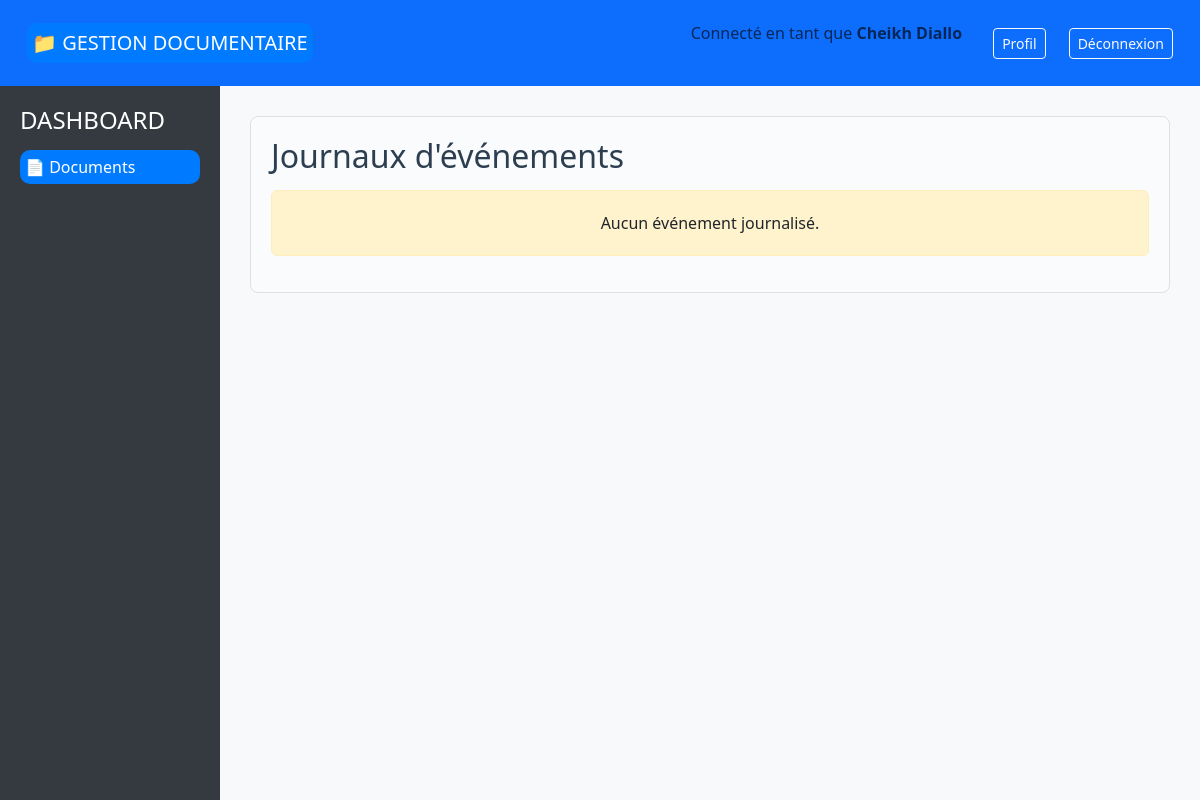
Before: /journaux/ (signed in) with the older database file.
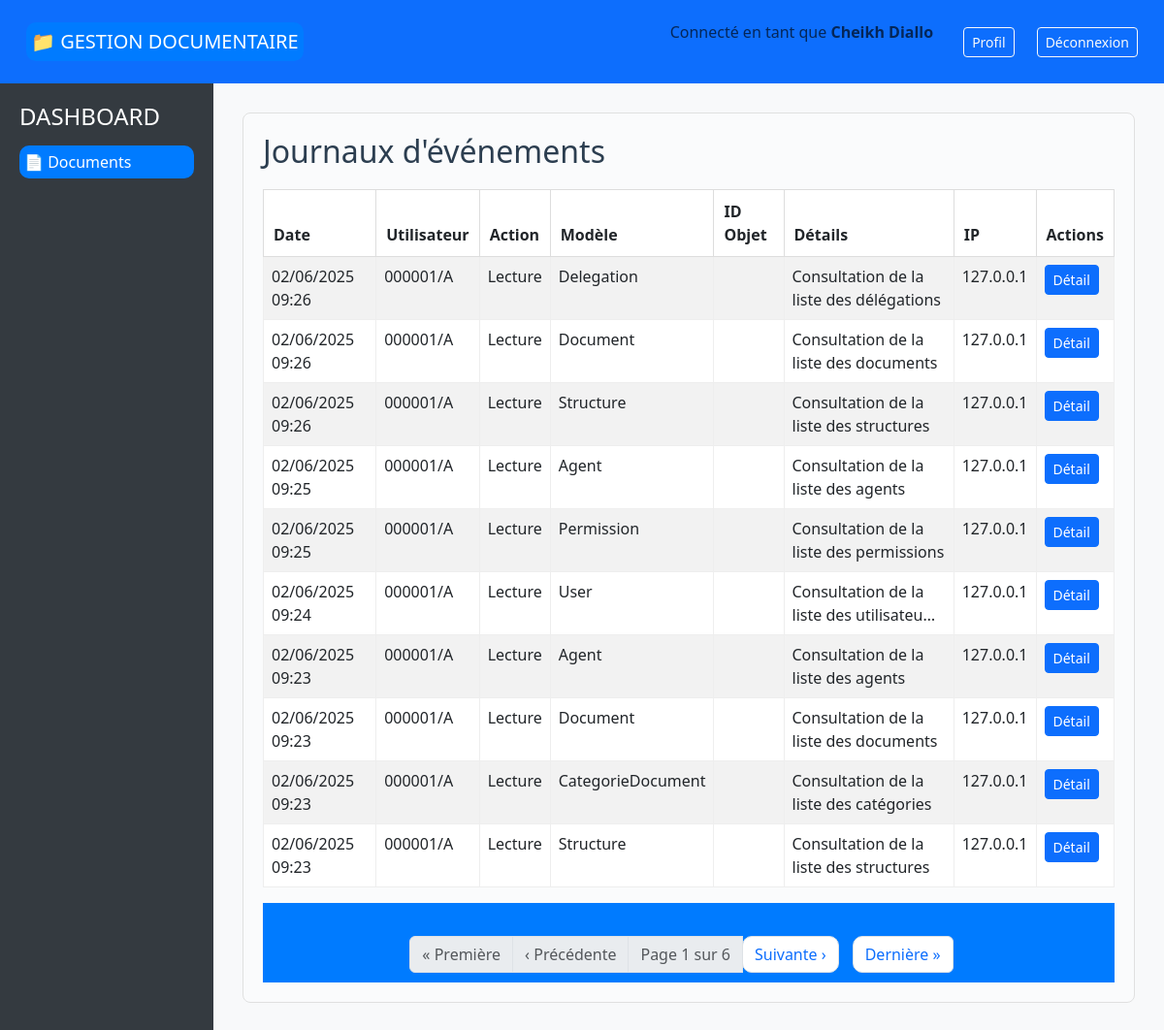
After: the same page with the newer database file.
### document_management/models.py (models this page shows, shortened)
class BaseTimeStampModel(models.Model):
    date_creation = models.DateTimeField(_("Date de création"), auto_now_add=True)
    date_modification = models.DateTimeField(_("Date de modification"), auto_now=True)
    class Meta:
        abstract = True

class Agent(BaseTimeStampModel):
    MATRICULE_REGEX = r'^\d{6}/[A-Z]$'
    NOM_PRENOM_REGEX = r'^[a-zA-ZÀ-ÿ\s\-\']+$'
    PHONE_REGEX = r'^(\+\d{1,3})?\d{9,15}$'
    matricule = models.CharField(
        _("Matricule"),
        max_length=8,
        unique=True,
        validators=[
            RegexValidator(
                regex=MATRICULE_REGEX,
                message=_("Le matricule doit être au format 123456/X")
            )
        ]
    )
    prenom = models.CharField(
        _("Prénom"),
        max_length=50,
        validators=[
            RegexValidator(
                regex=NOM_PRENOM_REGEX,
                message=_("Le prénom ne doit contenir que des lettres, espaces et tirets")
            )
        ]
    )
    nom = models.CharField(
        _("Nom"),
        max_length=50,
        validators=[
            RegexValidator(
                regex=NOM_PRENOM_REGEX,
                message=_("Le nom ne doit contenir que des lettres, espaces et tirets")
            )
        ]
    )
    date_naissance = models.DateField(_("Date de naissance"))
    lieu_naissance = models.CharField(_("Lieu de naissance"), max_length=255)
    adresse = models.CharField(_("Adresse"), max_length=255)
    email = models.EmailField(_("Email"), unique=True)
    telephone = models.CharField(
        _("Téléphone"),
        max_length=20,
        unique=True,
        validators=[
            RegexValidator(
                regex=PHONE_REGEX,
                message=_("Numéro de téléphone invalide. Format: +221xxxxxxxxx")
            )
        ]
    )
    user = models.OneToOneField(
        settings.AUTH_USER_MODEL,
        on_delete=models.CASCADE,
        related_name="agent_profile",
        verbose_name=_("Utilisateur")
    )
    structure = models.ForeignKey(
        Structure,
        on_delete=models.PROTECT,
        related_name="agents",
        verbose_name=_("Structure")
    )
    role = models.ForeignKey(
        Role,
        on_delete=models.PROTECT,
        related_name="agents",
        verbose_name=_("Rôle")
    )
    is_active = models.BooleanField(_("Actif"), default=True)
    class Meta:
        verbose_name = _("Agent")
        verbose_name_plural = _("Agents")
        ordering = ['nom', 'prenom']

class Journal(models.Model):
    ACTION_CHOICES = [
        ('CREATE', _('Création')),
        ('READ', _('Lecture')),
        ('UPDATE', _('Modification')),
        ('DELETE', _('Suppression')),
        ('LOGIN', _('Connexion')),
        ('LOGOUT', _('Déconnexion')),
        ('OTHER', _('Autre')),
    ]
    user = models.ForeignKey(
        settings.AUTH_USER_MODEL,
        on_delete=models.PROTECT,
        related_name="journal_entries",
        verbose_name=_("Utilisateur")
    )
    action = models.CharField(_("Action"), max_length=10, choices=ACTION_CHOICES)
    model_name = models.CharField(_("Modèle"), max_length=50, blank=True)
    object_id = models.CharField(_("ID Objet"), max_length=50, blank=True)
    details = models.TextField(_("Détails"), blank=True)
    ip_address = models.GenericIPAddressField(_("Adresse IP"), blank=True, null=True)
    timestamp = models.DateTimeField(_("Horodatage"), auto_now_add=True)
    class Meta:
        verbose_name = _("Journal")
        verbose_name_plural = _("Journaux")
        ordering = ['-timestamp']

### document_management/views.py (the view)
# urls.py: path('journaux/', liste_journaux, name='liste_journaux'),
@login_required
def liste_journaux(request):
    journaux = Journal.objects.select_related('user').order_by('-timestamp')[:200]
    paginator = Paginator(journaux, 10)  # 10 journaux par page
    page_number = request.GET.get('page')
    journaux = paginator.get_page(page_number)
    return render(request, 'journaux/liste.html', {'journaux': journaux})

### document_management/templates/journaux/liste.html (shortened to what this page needs)
{% extends 'base.html' %}
{% block content %}
<div style="border:1px solid #e0e0e0; border-radius:8px; padding:20px; background:#fafbfc;">
    <div style="display:flex; justify-content:space-between; align-items:center; margin-bottom:15px;">
        <h2 style="margin:0;">Journaux d'événements</h2>
    </div>
    {% if journaux %}
    <table style="width:100%; border-collapse:collapse;" class="table table-striped">
        <thead>
            <tr style="background:#f0f0f0;">
                <th style="padding:10px; border:1px solid #ddd;">Date</th>
                <th style="padding:10px; border:1px solid #ddd;">Utilisateur</th>
                <th style="padding:10px; border:1px solid #ddd;">Action</th>
                <th style="padding:10px; border:1px solid #ddd;">Modèle</th>
                <th style="padding:10px; border:1px solid #ddd;">ID Objet</th>
                <th style="padding:10px; border:1px solid #ddd;">Détails</th>
                <th style="padding:10px; border:1px solid #ddd;">IP</th>
                <th style="padding:10px; border:1px solid #ddd;">Actions</th>
            </tr>
        </thead>
        <tbody>
            {% for journal in journaux %}
            <tr>
                <td style="padding:8px; border:1px solid #eee;">{{ journal.timestamp|date:'d/m/Y H:i' }}</td>
                <td style="padding:8px; border:1px solid #eee;">{{ journal.user }}</td>
                <td style="padding:8px; border:1px solid #eee;">{{ journal.get_action_display }}</td>
                <td style="padding:8px; border:1px solid #eee;">{{ journal.model_name }}</td>
                <td style="padding:8px; border:1px solid #eee;">{{ journal.object_id }}</td>
                <td style="padding:8px; border:1px solid #eee;">{{ journal.details|truncatechars:40 }}</td>
                <td style="padding:8px; border:1px solid #eee;">{{ journal.ip_address }}</td>
                <td style="padding:8px; border:1px solid #eee;">
                    <a href="{% url 'detail_journal' journal.id %}" class="btn btn-sm btn-primary">Détail</a>
                </td>
            </tr>
            {% endfor %}
        </tbody>
    </table>
    {% if journaux.paginator.num_pages > 1 %}
    <nav aria-label="Pagination">
        <ul class="pagination justify-content-center mt-4">
          {% if journaux.has_previous %}
            <li class="page-item">
              <a class="page-link" href="?page=1">« Première</a>
            </li>
            <li class="page-item">
              <a class="page-link" href="?page={{ journaux.previous_page_number }}">‹ Précédente</a>
            </li>
          {% else %}
            <li class="page-item disabled"><span class="page-link">« Première</span></li>
            <li class="page-item disabled"><span class="page-link">‹ Précédente</span></li>
          {% endif %}
          <li class="page-item disabled">
            <span class="page-link">Page {{ journaux.number }} sur {{ journaux.paginator.num_pages }}</span>
          </li>
          {% if journaux.has_next %}
            <li class="page-item">
              <a class="page-link" href="?page={{ journaux.next_page_number }}">Suivante ›</a>
            </li>
            <li class="page-item">
              <a class="page-link" href="?page={{ journaux.paginator.num_pages }}">Dernière »</a>
            </li>
          {% else %}
            <li class="page-item disabled"><span class="page-link">Suivante ›</span></li>
            <li class="page-item disabled"><span class="page-link">Dernière »</span></li>
          {% endif %}
        </ul>
      </nav>
      {% endif %}
    {% else %}
    <p style="text-align:center; padding:20px; background:#fff3cd; border:1px solid #ffeeba; border-radius:6px;">
        Aucun événement journalisé.
    </p>
    {% endif %}
</div>
{% endblock %}

### document_management/templates/base.html (shortened to what this page needs)
<!DOCTYPE html>
<html lang="fr">
<head>
    <link rel="stylesheet" href="https://cdn.jsdelivr.net/npm/bootstrap@5.3.0/dist/css/bootstrap.min.css">
    {% load static %}
    <link rel="stylesheet" href="{% static 'css/style.css' %}">
</head>
<body>
    <nav class="navbar navbar-expand-lg navbar-custom">
        <div class="container-fluid">
            <a class="navbar-brand" href="{% url 'home' %}">📁 GESTION DOCUMENTAIRE</a>
            <div class="d-flex ms-auto">
                {% if request.user.is_authenticated %}
                    <span class="navbar-text me-3">
                        Connecté en tant que
                        <strong>
                            {% if request.user.agent_profile %}
                                {{ request.user.agent_profile.prenom }} {{ request.user.agent_profile.nom }}
                            {% else %}
                                {{ request.user.email }}
                            {% endif %}
                        </strong>
                    </span>
                    <a href="#" class="btn btn-outline-light btn-sm me-2">Profil</a>
                    <a href="{% url 'logout' %}" class="btn btn-outline-light btn-sm">Déconnexion</a>
                {% else %}
                    <a href="{% url 'login' %}" class="btn btn-outline-light btn-sm">Connexion</a>
                {% endif %}
            </div>
        </div>
    </nav>
    <div class="main-container">
        {% if request.user.is_authenticated %}
        <div class="sidebar">
            <h4>DASHBOARD</h4>
            {% if can_read_documents %}
            <a href="{% url 'liste_documents' %}" {% if request.resolver_match.url_name == 'liste_documents' %} class="active"{% endif %}>📄 Documents</a>
            {% endif %}
        </div>
        {% endif %}
        <div class="content">
            {% block content %}
            {% endblock %}
        </div>
    </div>
</body>
</html>

### document_management/static/css/style.css (style rules this page uses)
nav { background-color: #007bff; padding: 10px; text-align: center; }
nav a { color: white; text-decoration: none; margin: 15px; font-size: 18px; }
body { font-family: 'Segoe UI', Arial, sans-serif; background: #f7f7f7; margin: 0; padding: 0; }
nav ul { list-style: none; padding: 0; margin: 0; text-align: center; }
nav ul a { color: #fff; text-decoration: none; margin: 0 15px; font-weight: 500; transition: color 0.2s; }
h1, h2 { color: #2c3e50; margin-bottom: 20px; }
table { width: 100%; border-collapse: collapse; margin-bottom: 25px; background: #fafafa; }
table th, table td { border: 1px solid #e1e1e1; padding: 10px 8px; text-align: left; }
table th { background: #18bc9c; color: #fff; }
table tr:nth-child(even) { background: #f2f2f2; }
table { width: 100%; border-collapse: collapse; margin: 20px 0; }
table, th, td { border: 1px solid #ddd; }
th, td { padding: 12px; text-align: left; }
th { background-color: #f2f2f2; color: #333; }
tr:nth-child(even) { background-color: #f9f9f9; }
a { text-decoration: none; border-radius: 10px; padding: 5px; background-color: #007bff; color: white; }

### document_management/templates/base.html (style rules this page uses)
body { display: flex; flex-direction: column; min-height: 100vh; }
.navbar-custom { background-color: #0d6efd; color: white; }
.navbar-custom .navbar-brand, .navbar-custom .nav-link, .navbar-custom .dropdown-item { color: white !important; }
.main-container { display: flex; flex: 1; }
.sidebar { width: 220px; background-color: #343a40; color: white; padding: 20px; }
.sidebar a { color: white; text-decoration: none; display: block; margin: 15px 0; }
.content { flex: 1; padding: 30px; background-color: #f8f9fa; }

Changed rows visible on the page:
added Journal: timestamp "02/06/2025 09:26", user "000001/A", action "Lecture", model_name "Delegation", details "Consultation de la liste des délégations", ip_address "127.0.0.1"
added Journal: timestamp "02/06/2025 09:26", user "000001/A", action "Lecture", model_name "Document", details "Consultation de la liste des documents", ip_address "127.0.0.1"
added Journal: timestamp "02/06/2025 09:26", user "000001/A", action "Lecture", model_name "Structure", details "Consultation de la liste des structures", ip_address "127.0.0.1"
added Journal: timestamp "02/06/2025 09:25", user "000001/A", action "Lecture", model_name "Agent", details "Consultation de la liste des agents", ip_address "127.0.0.1"
added Journal: timestamp "02/06/2025 09:25", user "000001/A", action "Lecture", model_name "Permission", details "Consultation de la liste des permissions", ip_address "127.0.0.1"
added Journal: timestamp "02/06/2025 09:24", user "000001/A", action "Lecture", model_name "User", details "Consultation de la liste des utilisateu…", ip_address "127.0.0.1"
added Journal: timestamp "02/06/2025 09:23", user "000001/A", action "Lecture", model_name "Agent", details "Consultation de la liste des agents", ip_address "127.0.0.1"
added Journal: timestamp "02/06/2025 09:23", user "000001/A", action "Lecture", model_name "Document", details "Consultation de la liste des documents", ip_address "127.0.0.1"
added Journal: timestamp "02/06/2025 09:23", user "000001/A", action "Lecture", model_name "CategorieDocument", details "Consultation de la liste des catégories", ip_address "127.0.0.1"
added Journal: timestamp "02/06/2025 09:23", user "000001/A", action "Lecture", model_name "Structure", details "Consultation de la liste des structures", ip_address "127.0.0.1"
Other visible differences:
{{ journaux.number }}: (not shown) → "1"
{{ journaux.paginator.num_pages }}: (not shown) → "6"
text no longer shown: "Aucun événement journalisé."
text now shown: "Date Utilisateur Action Modèle ID Objet Détails IP Actions « Première ‹ Précédente Page sur Suivante › Dernière »"
